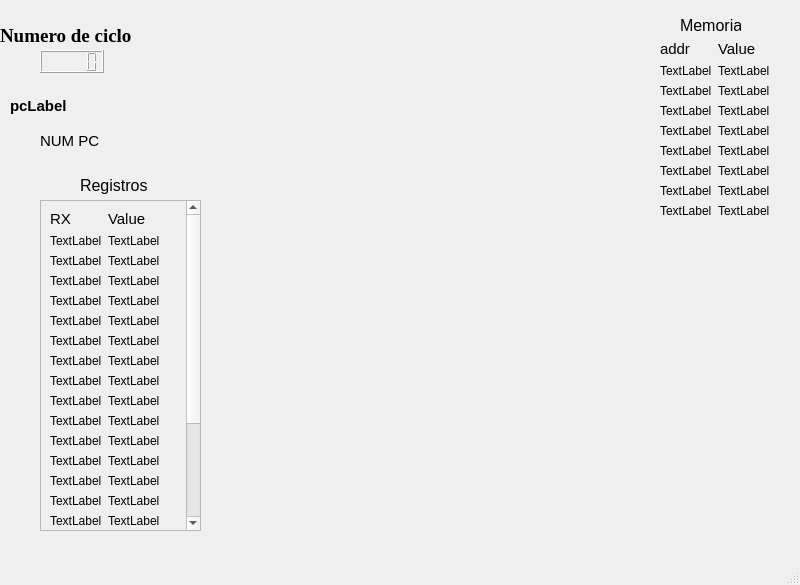
<?xml version="1.0" encoding="UTF-8"?>
<ui version="4.0">
 <class>multicicloWindow</class>
 <widget class="QMainWindow" name="multicicloWindow">
  <property name="geometry">
   <rect>
    <x>0</x>
    <y>0</y>
    <width>800</width>
    <height>585</height>
   </rect>
  </property>
  <property name="windowTitle">
   <string>multicicloWindow</string>
  </property>
  <widget class="QWidget" name="centralwidget">
   <widget class="QLabel" name="label">
    <property name="geometry">
     <rect>
      <x>0</x>
      <y>0</y>
      <width>141</width>
      <height>71</height>
     </rect>
    </property>
    <property name="font">
     <font>
      <family>Times New Roman</family>
      <pointsize>14</pointsize>
      <weight>75</weight>
      <bold>true</bold>
      <strikeout>false</strikeout>
      <kerning>true</kerning>
     </font>
    </property>
    <property name="mouseTracking">
     <bool>false</bool>
    </property>
    <property name="autoFillBackground">
     <bool>false</bool>
    </property>
    <property name="text">
     <string>Numero de ciclo</string>
    </property>
   </widget>
   <widget class="QLCDNumber" name="lcdNumber">
    <property name="geometry">
     <rect>
      <x>40</x>
      <y>50</y>
      <width>64</width>
      <height>23</height>
     </rect>
    </property>
   </widget>
   <widget class="QLabel" name="pcNumberLabel">
    <property name="geometry">
     <rect>
      <x>40</x>
      <y>120</y>
      <width>71</width>
      <height>41</height>
     </rect>
    </property>
    <property name="font">
     <font>
      <pointsize>11</pointsize>
     </font>
    </property>
    <property name="text">
     <string>NUM PC</string>
    </property>
   </widget>
   <widget class="QLabel" name="pcLabel">
    <property name="geometry">
     <rect>
      <x>10</x>
      <y>90</y>
      <width>81</width>
      <height>31</height>
     </rect>
    </property>
    <property name="font">
     <font>
      <pointsize>11</pointsize>
      <weight>75</weight>
      <bold>true</bold>
     </font>
    </property>
    <property name="text">
     <string>pcLabel</string>
    </property>
   </widget>
   <widget class="QLabel" name="memoriaMainLabel">
    <property name="geometry">
     <rect>
      <x>680</x>
      <y>10</y>
      <width>61</width>
      <height>31</height>
     </rect>
    </property>
    <property name="font">
     <font>
      <pointsize>12</pointsize>
     </font>
    </property>
    <property name="text">
     <string>Memoria</string>
    </property>
   </widget>
   <widget class="QWidget" name="formLayoutWidget">
    <property name="geometry">
     <rect>
      <x>660</x>
      <y>40</y>
      <width>116</width>
      <height>311</height>
     </rect>
    </property>
    <layout class="QFormLayout" name="memoriaLayout">
     <item row="0" column="0">
      <widget class="QLabel" name="addrLabel">
       <property name="font">
        <font>
         <pointsize>11</pointsize>
        </font>
       </property>
       <property name="text">
        <string>addr</string>
       </property>
      </widget>
     </item>
     <item row="0" column="1">
      <widget class="QLabel" name="valueMemoriaLabel">
       <property name="font">
        <font>
         <pointsize>11</pointsize>
        </font>
       </property>
       <property name="text">
        <string>Value</string>
       </property>
      </widget>
     </item>
     <item row="1" column="0">
      <widget class="QLabel" name="addrLabel2">
       <property name="font">
        <font>
         <pointsize>9</pointsize>
        </font>
       </property>
       <property name="text">
        <string>TextLabel</string>
       </property>
      </widget>
     </item>
     <item row="1" column="1">
      <widget class="QLabel" name="valueLabel2">
       <property name="font">
        <font>
         <pointsize>9</pointsize>
        </font>
       </property>
       <property name="text">
        <string>TextLabel</string>
       </property>
      </widget>
     </item>
     <item row="2" column="0">
      <widget class="QLabel" name="addrLabel3">
       <property name="font">
        <font>
         <pointsize>9</pointsize>
        </font>
       </property>
       <property name="text">
        <string>TextLabel</string>
       </property>
      </widget>
     </item>
     <item row="2" column="1">
      <widget class="QLabel" name="valueLabel3">
       <property name="font">
        <font>
         <pointsize>9</pointsize>
        </font>
       </property>
       <property name="text">
        <string>TextLabel</string>
       </property>
      </widget>
     </item>
     <item row="3" column="0">
      <widget class="QLabel" name="addrLabel4">
       <property name="font">
        <font>
         <pointsize>9</pointsize>
        </font>
       </property>
       <property name="text">
        <string>TextLabel</string>
       </property>
      </widget>
     </item>
     <item row="3" column="1">
      <widget class="QLabel" name="valueLabel4">
       <property name="font">
        <font>
         <pointsize>9</pointsize>
        </font>
       </property>
       <property name="text">
        <string>TextLabel</string>
       </property>
      </widget>
     </item>
     <item row="4" column="0">
      <widget class="QLabel" name="addrLabel5">
       <property name="font">
        <font>
         <pointsize>9</pointsize>
        </font>
       </property>
       <property name="text">
        <string>TextLabel</string>
       </property>
      </widget>
     </item>
     <item row="5" column="0">
      <widget class="QLabel" name="addrLabel6">
       <property name="font">
        <font>
         <pointsize>9</pointsize>
        </font>
       </property>
       <property name="text">
        <string>TextLabel</string>
       </property>
      </widget>
     </item>
     <item row="6" column="0">
      <widget class="QLabel" name="addrLabel7">
       <property name="font">
        <font>
         <pointsize>9</pointsize>
        </font>
       </property>
       <property name="text">
        <string>TextLabel</string>
       </property>
      </widget>
     </item>
     <item row="7" column="0">
      <widget class="QLabel" name="addrLabel8">
       <property name="font">
        <font>
         <pointsize>9</pointsize>
        </font>
       </property>
       <property name="text">
        <string>TextLabel</string>
       </property>
      </widget>
     </item>
     <item row="8" column="0">
      <widget class="QLabel" name="addrLabel9">
       <property name="font">
        <font>
         <pointsize>9</pointsize>
        </font>
       </property>
       <property name="text">
        <string>TextLabel</string>
       </property>
      </widget>
     </item>
     <item row="4" column="1">
      <widget class="QLabel" name="valueLabel5">
       <property name="font">
        <font>
         <pointsize>9</pointsize>
        </font>
       </property>
       <property name="text">
        <string>TextLabel</string>
       </property>
      </widget>
     </item>
     <item row="5" column="1">
      <widget class="QLabel" name="valueLabel6">
       <property name="font">
        <font>
         <pointsize>9</pointsize>
        </font>
       </property>
       <property name="text">
        <string>TextLabel</string>
       </property>
      </widget>
     </item>
     <item row="6" column="1">
      <widget class="QLabel" name="valueLabel7">
       <property name="font">
        <font>
         <pointsize>9</pointsize>
        </font>
       </property>
       <property name="text">
        <string>TextLabel</string>
       </property>
      </widget>
     </item>
     <item row="7" column="1">
      <widget class="QLabel" name="valueLabel8">
       <property name="font">
        <font>
         <pointsize>9</pointsize>
        </font>
       </property>
       <property name="text">
        <string>TextLabel</string>
       </property>
      </widget>
     </item>
     <item row="8" column="1">
      <widget class="QLabel" name="valueLabel9">
       <property name="font">
        <font>
         <pointsize>9</pointsize>
        </font>
       </property>
       <property name="text">
        <string>TextLabel</string>
       </property>
      </widget>
     </item>
    </layout>
   </widget>
   <widget class="QScrollArea" name="scrollArea">
    <property name="geometry">
     <rect>
      <x>40</x>
      <y>200</y>
      <width>161</width>
      <height>331</height>
     </rect>
    </property>
    <property name="widgetResizable">
     <bool>true</bool>
    </property>
    <widget class="QWidget" name="scrollAreaWidgetContents">
     <property name="geometry">
      <rect>
       <x>0</x>
       <y>0</y>
       <width>142</width>
       <height>476</height>
      </rect>
     </property>
     <layout class="QFormLayout" name="formLayout">
      <item row="0" column="0">
       <widget class="QLabel" name="rxMainLabel_2">
        <property name="font">
         <font>
          <pointsize>11</pointsize>
         </font>
        </property>
        <property name="text">
         <string>RX</string>
        </property>
        <property name="textFormat">
         <enum>Qt::AutoText</enum>
        </property>
        <property name="alignment">
         <set>Qt::AlignCenter</set>
        </property>
       </widget>
      </item>
      <item row="0" column="1">
       <widget class="QLabel" name="valueRegistrosMainLabel">
        <property name="font">
         <font>
          <pointsize>11</pointsize>
         </font>
        </property>
        <property name="text">
         <string>Value</string>
        </property>
       </widget>
      </item>
      <item row="1" column="0">
       <widget class="QLabel" name="rxLabel2_2">
        <property name="font">
         <font>
          <pointsize>9</pointsize>
         </font>
        </property>
        <property name="text">
         <string>TextLabel</string>
        </property>
       </widget>
      </item>
      <item row="1" column="1">
       <widget class="QLabel" name="valueMemLabel">
        <property name="font">
         <font>
          <pointsize>9</pointsize>
         </font>
        </property>
        <property name="text">
         <string>TextLabel</string>
        </property>
       </widget>
      </item>
      <item row="2" column="0">
       <widget class="QLabel" name="rxLabel3_2">
        <property name="font">
         <font>
          <pointsize>9</pointsize>
         </font>
        </property>
        <property name="text">
         <string>TextLabel</string>
        </property>
       </widget>
      </item>
      <item row="2" column="1">
       <widget class="QLabel" name="valueMemLabel_2">
        <property name="font">
         <font>
          <pointsize>9</pointsize>
         </font>
        </property>
        <property name="text">
         <string>TextLabel</string>
        </property>
       </widget>
      </item>
      <item row="3" column="0">
       <widget class="QLabel" name="rxLabel4_2">
        <property name="font">
         <font>
          <pointsize>9</pointsize>
         </font>
        </property>
        <property name="text">
         <string>TextLabel</string>
        </property>
       </widget>
      </item>
      <item row="3" column="1">
       <widget class="QLabel" name="valueMemLabel_3">
        <property name="font">
         <font>
          <pointsize>9</pointsize>
         </font>
        </property>
        <property name="text">
         <string>TextLabel</string>
        </property>
       </widget>
      </item>
      <item row="4" column="0">
       <widget class="QLabel" name="rxLabel5_2">
        <property name="font">
         <font>
          <pointsize>9</pointsize>
         </font>
        </property>
        <property name="text">
         <string>TextLabel</string>
        </property>
       </widget>
      </item>
      <item row="4" column="1">
       <widget class="QLabel" name="valueMemLabel_4">
        <property name="font">
         <font>
          <pointsize>9</pointsize>
         </font>
        </property>
        <property name="text">
         <string>TextLabel</string>
        </property>
       </widget>
      </item>
      <item row="5" column="0">
       <widget class="QLabel" name="rxLabel6_2">
        <property name="font">
         <font>
          <pointsize>9</pointsize>
         </font>
        </property>
        <property name="text">
         <string>TextLabel</string>
        </property>
       </widget>
      </item>
      <item row="5" column="1">
       <widget class="QLabel" name="valueMemLabel_5">
        <property name="font">
         <font>
          <pointsize>9</pointsize>
         </font>
        </property>
        <property name="text">
         <string>TextLabel</string>
        </property>
       </widget>
      </item>
      <item row="10" column="1">
       <widget class="QLabel" name="valueMemLabel_10">
        <property name="font">
         <font>
          <pointsize>9</pointsize>
         </font>
        </property>
        <property name="text">
         <string>TextLabel</string>
        </property>
       </widget>
      </item>
      <item row="9" column="1">
       <widget class="QLabel" name="valueMemLabel_9">
        <property name="font">
         <font>
          <pointsize>9</pointsize>
         </font>
        </property>
        <property name="text">
         <string>TextLabel</string>
        </property>
       </widget>
      </item>
      <item row="8" column="1">
       <widget class="QLabel" name="valueMemLabel_8">
        <property name="font">
         <font>
          <pointsize>9</pointsize>
         </font>
        </property>
        <property name="text">
         <string>TextLabel</string>
        </property>
       </widget>
      </item>
      <item row="7" column="1">
       <widget class="QLabel" name="valueMemLabel_7">
        <property name="font">
         <font>
          <pointsize>9</pointsize>
         </font>
        </property>
        <property name="text">
         <string>TextLabel</string>
        </property>
       </widget>
      </item>
      <item row="6" column="1">
       <widget class="QLabel" name="valueMemLabel_6">
        <property name="font">
         <font>
          <pointsize>9</pointsize>
         </font>
        </property>
        <property name="text">
         <string>TextLabel</string>
        </property>
       </widget>
      </item>
      <item row="6" column="0">
       <widget class="QLabel" name="rxLabel7_2">
        <property name="font">
         <font>
          <pointsize>9</pointsize>
         </font>
        </property>
        <property name="text">
         <string>TextLabel</string>
        </property>
       </widget>
      </item>
      <item row="7" column="0">
       <widget class="QLabel" name="rxLabel8_2">
        <property name="font">
         <font>
          <pointsize>9</pointsize>
         </font>
        </property>
        <property name="text">
         <string>TextLabel</string>
        </property>
       </widget>
      </item>
      <item row="8" column="0">
       <widget class="QLabel" name="rxLabel9_2">
        <property name="font">
         <font>
          <pointsize>9</pointsize>
         </font>
        </property>
        <property name="text">
         <string>TextLabel</string>
        </property>
       </widget>
      </item>
      <item row="9" column="0">
       <widget class="QLabel" name="rxLabel10">
        <property name="font">
         <font>
          <pointsize>9</pointsize>
         </font>
        </property>
        <property name="text">
         <string>TextLabel</string>
        </property>
       </widget>
      </item>
      <item row="10" column="0">
       <widget class="QLabel" name="rxLabel11">
        <property name="font">
         <font>
          <pointsize>9</pointsize>
         </font>
        </property>
        <property name="text">
         <string>TextLabel</string>
        </property>
       </widget>
      </item>
      <item row="11" column="0">
       <widget class="QLabel" name="rxLabel12">
        <property name="font">
         <font>
          <pointsize>9</pointsize>
         </font>
        </property>
        <property name="text">
         <string>TextLabel</string>
        </property>
       </widget>
      </item>
      <item row="11" column="1">
       <widget class="QLabel" name="valueMemLabel_11">
        <property name="font">
         <font>
          <pointsize>9</pointsize>
         </font>
        </property>
        <property name="text">
         <string>TextLabel</string>
        </property>
       </widget>
      </item>
      <item row="12" column="0">
       <widget class="QLabel" name="rxLabel13">
        <property name="font">
         <font>
          <pointsize>9</pointsize>
         </font>
        </property>
        <property name="text">
         <string>TextLabel</string>
        </property>
       </widget>
      </item>
      <item row="12" column="1">
       <widget class="QLabel" name="valueMemLabel_12">
        <property name="font">
         <font>
          <pointsize>9</pointsize>
         </font>
        </property>
        <property name="text">
         <string>TextLabel</string>
        </property>
       </widget>
      </item>
      <item row="22" column="1">
       <widget class="QLabel" name="valueMemLabel_22">
        <property name="font">
         <font>
          <pointsize>9</pointsize>
         </font>
        </property>
        <property name="text">
         <string>TextLabel</string>
        </property>
       </widget>
      </item>
      <item row="21" column="1">
       <widget class="QLabel" name="valueMemLabel_21">
        <property name="font">
         <font>
          <pointsize>9</pointsize>
         </font>
        </property>
        <property name="text">
         <string>TextLabel</string>
        </property>
       </widget>
      </item>
      <item row="20" column="1">
       <widget class="QLabel" name="valueMemLabel_20">
        <property name="font">
         <font>
          <pointsize>9</pointsize>
         </font>
        </property>
        <property name="text">
         <string>TextLabel</string>
        </property>
       </widget>
      </item>
      <item row="19" column="1">
       <widget class="QLabel" name="valueMemLabel_19">
        <property name="font">
         <font>
          <pointsize>9</pointsize>
         </font>
        </property>
        <property name="text">
         <string>TextLabel</string>
        </property>
       </widget>
      </item>
      <item row="18" column="1">
       <widget class="QLabel" name="valueMemLabel_18">
        <property name="font">
         <font>
          <pointsize>9</pointsize>
         </font>
        </property>
        <property name="text">
         <string>TextLabel</string>
        </property>
       </widget>
      </item>
      <item row="17" column="1">
       <widget class="QLabel" name="valueMemLabel_17">
        <property name="font">
         <font>
          <pointsize>9</pointsize>
         </font>
        </property>
        <property name="text">
         <string>TextLabel</string>
        </property>
       </widget>
      </item>
      <item row="16" column="1">
       <widget class="QLabel" name="valueMemLabel_16">
        <property name="font">
         <font>
          <pointsize>9</pointsize>
         </font>
        </property>
        <property name="text">
         <string>TextLabel</string>
        </property>
       </widget>
      </item>
      <item row="15" column="1">
       <widget class="QLabel" name="valueMemLabel_15">
        <property name="font">
         <font>
          <pointsize>9</pointsize>
         </font>
        </property>
        <property name="text">
         <string>TextLabel</string>
        </property>
       </widget>
      </item>
      <item row="14" column="1">
       <widget class="QLabel" name="valueMemLabel_14">
        <property name="font">
         <font>
          <pointsize>9</pointsize>
         </font>
        </property>
        <property name="text">
         <string>TextLabel</string>
        </property>
       </widget>
      </item>
      <item row="13" column="1">
       <widget class="QLabel" name="valueMemLabel_13">
        <property name="font">
         <font>
          <pointsize>9</pointsize>
         </font>
        </property>
        <property name="text">
         <string>TextLabel</string>
        </property>
       </widget>
      </item>
      <item row="13" column="0">
       <widget class="QLabel" name="rxLabel14">
        <property name="font">
         <font>
          <pointsize>9</pointsize>
         </font>
        </property>
        <property name="text">
         <string>TextLabel</string>
        </property>
       </widget>
      </item>
      <item row="14" column="0">
       <widget class="QLabel" name="rxLabel15">
        <property name="font">
         <font>
          <pointsize>9</pointsize>
         </font>
        </property>
        <property name="text">
         <string>TextLabel</string>
        </property>
       </widget>
      </item>
      <item row="15" column="0">
       <widget class="QLabel" name="rxLabel16">
        <property name="font">
         <font>
          <pointsize>9</pointsize>
         </font>
        </property>
        <property name="text">
         <string>TextLabel</string>
        </property>
       </widget>
      </item>
      <item row="16" column="0">
       <widget class="QLabel" name="rxLabel17">
        <property name="font">
         <font>
          <pointsize>9</pointsize>
         </font>
        </property>
        <property name="text">
         <string>TextLabel</string>
        </property>
       </widget>
      </item>
      <item row="17" column="0">
       <widget class="QLabel" name="rxLabel18">
        <property name="font">
         <font>
          <pointsize>9</pointsize>
         </font>
        </property>
        <property name="text">
         <string>TextLabel</string>
        </property>
       </widget>
      </item>
      <item row="18" column="0">
       <widget class="QLabel" name="rxLabel19">
        <property name="font">
         <font>
          <pointsize>9</pointsize>
         </font>
        </property>
        <property name="text">
         <string>TextLabel</string>
        </property>
       </widget>
      </item>
      <item row="19" column="0">
       <widget class="QLabel" name="rxLabel20">
        <property name="font">
         <font>
          <pointsize>9</pointsize>
         </font>
        </property>
        <property name="text">
         <string>TextLabel</string>
        </property>
       </widget>
      </item>
      <item row="20" column="0">
       <widget class="QLabel" name="rxLabel21">
        <property name="font">
         <font>
          <pointsize>9</pointsize>
         </font>
        </property>
        <property name="text">
         <string>TextLabel</string>
        </property>
       </widget>
      </item>
      <item row="21" column="0">
       <widget class="QLabel" name="rxLabel22">
        <property name="font">
         <font>
          <pointsize>9</pointsize>
         </font>
        </property>
        <property name="text">
         <string>TextLabel</string>
        </property>
       </widget>
      </item>
      <item row="22" column="0">
       <widget class="QLabel" name="rxLabel23">
        <property name="font">
         <font>
          <pointsize>9</pointsize>
         </font>
        </property>
        <property name="text">
         <string>TextLabel</string>
        </property>
       </widget>
      </item>
     </layout>
    </widget>
   </widget>
   <widget class="QLabel" name="registroMainLabel_2">
    <property name="geometry">
     <rect>
      <x>80</x>
      <y>170</y>
      <width>71</width>
      <height>31</height>
     </rect>
    </property>
    <property name="font">
     <font>
      <pointsize>12</pointsize>
     </font>
    </property>
    <property name="text">
     <string>Registros</string>
    </property>
   </widget>
  </widget>
  <widget class="QMenuBar" name="menubar">
   <property name="geometry">
    <rect>
     <x>0</x>
     <y>0</y>
     <width>800</width>
     <height>21</height>
    </rect>
   </property>
  </widget>
  <widget class="QStatusBar" name="statusbar"/>
 </widget>
 <resources/>
 <connections/>
</ui>
